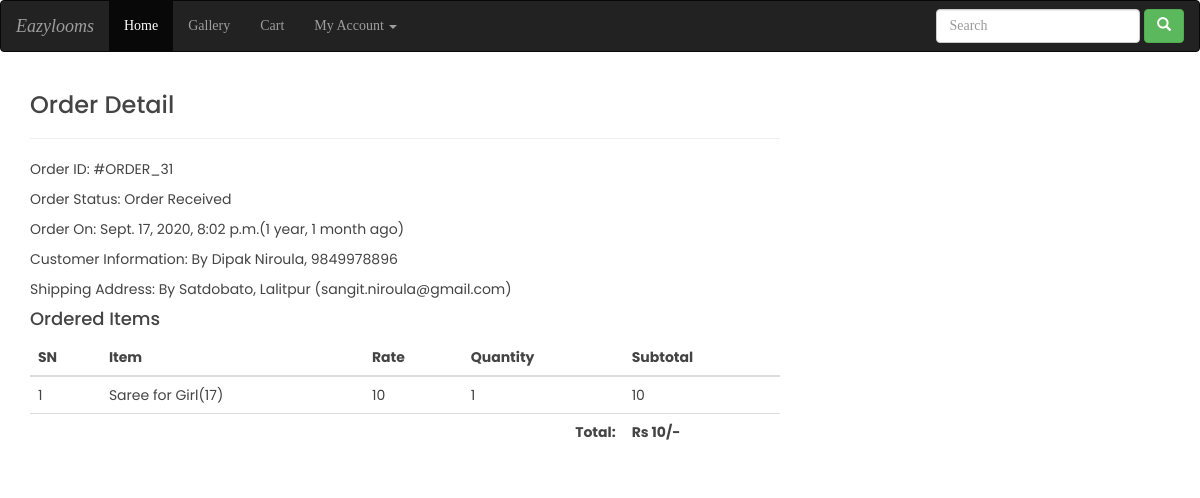
Screenshot of /profile/order-31/ (signed in) with the database file from the repository.
### ecomapp/models.py (models this page shows, shortened)
class Order(models.Model):
    cart = models.OneToOneField(Cart, on_delete=models.CASCADE)
    ordered_by = models.CharField(max_length=200)
    shipping_address = models.CharField(max_length=200)
    mobile = models.CharField(max_length=10)
    email = models.EmailField(null=True, blank=True)
    subtotal = models.PositiveIntegerField()
    discount = models.PositiveIntegerField()
    total = models.PositiveIntegerField()
    order_status = models.CharField(max_length=50, choices=ORDER_STATUS)
    created_at = models.DateTimeField(auto_now_add=True)
    payment_method = models.CharField(
        max_length=20, choices=METHOD, default="Cash On Delivery")
    payment_completed = models.BooleanField(
        default=False, null=True, blank=True)

class CartProduct(models.Model):
    cart = models.ForeignKey(Cart, on_delete=models.CASCADE)
    product = models.ForeignKey(Product, on_delete=models.CASCADE)
    rate = models.PositiveIntegerField()
    quantity = models.PositiveIntegerField()
    subtotal = models.PositiveIntegerField()

class Product(models.Model):
    title = models.CharField(max_length=200)
    slug = models.SlugField(unique=True)
    category = models.ForeignKey(Category, on_delete=models.CASCADE)
    image = models.ImageField(upload_to="products")
    marked_price = models.PositiveIntegerField()
    selling_price = models.PositiveIntegerField()
    description = models.TextField()
    warranty = models.CharField(max_length=300, null=True, blank=True)
    return_policy = models.CharField(max_length=300, null=True, blank=True)
    view_count = models.PositiveIntegerField(default=0)

### ecomapp/views.py (the view)
# urls.py: path("profile/order-<int:pk>/", CustomerOrderDetailView.as_view(),
class CustomerOrderDetailView(DetailView):
    template_name = "customerorderdetail.html"
    model = Order
    context_object_name = "ord_obj"
    def dispatch(self, request, *args, **kwargs):
        if request.user.is_authenticated and Customer.objects.filter(user=request.user).exists():
            order_id = self.kwargs["pk"]
            order = Order.objects.get(id=order_id)
            if request.user.customer != order.cart.customer:
                return redirect("ecomapp:customerprofile")
        else:
            return redirect("/login/?next=/profile/")
        return super().dispatch(request, *args, **kwargs)

### templates/customerorderdetail.html (shortened to what this page needs)
{% extends "base.html" %}
{% load humanize %}
{% block content %}
<div class="container">
    <div class="row">
        <div class="col-md-8 mx-auto">
            <h3>Order Detail</h3><hr>
            <p><span class="font-weight-bold">Order ID: </span> #ORDER_{{ord_obj.id}}</p>
            <p><span class="font-weight-bold">Order Status: </span> {{ord_obj.order_status}}</p>
            <p><span class="font-weight-bold">Order On: </span> {{ord_obj.created_at}}({{ord_obj.created_at|timesince}} ago)</p>
            <p><span class="font-weight-bold">Customer Information: </span> By {{ord_obj.ordered_by}}, {{ord_obj.mobile}}</p>
            <p><span class="font-weight-bold">Shipping Address: </span> By {{ord_obj.shipping_address}} ({{ord_obj.email}})</p>
            <h4>Ordered Items</h4>
            <table class="table">
                <thead>
                    <tr>
                        <th>SN</th>
                        <th>Item</th>
                        <th>Rate</th>
                        <th>Quantity</th>
                        <th>Subtotal</th>
                    </tr>
                </thead>
                <tbody>
                    {% for cp in ord_obj.cart.cartproduct_set.all %}
                    <tr>
                        <td>{{forloop.counter}}</td>
                        <td><a target="_blank" href="{% url 'ecomapp:productdetail' cp.product.slug %}">{{cp.product.title}}({{cp.product.id}})</a></td>
                        <td>{{cp.rate}}</td>
                        <td>{{cp.quantity}}</td>
                        <td>{{cp.subtotal}}</td>
                    </tr>
                    {% endfor %}
                    <tr>
                        <th colspan="4" class="text-right">Total: </th>
                        <th>Rs {{ord_obj.total|intcomma}}/-</th>
                    </tr>
                </tbody>
            </table>
        </div>
    </div>
</div>
{% endblock %}

### static/css/style.css (style rules this page uses)
body { font-family: "Poppins", sans-serif; color: #444444; }
a, a:hover { text-decoration: none; color: inherit; }

### rows the page displays
Order: id "31", order_status "Order Received", created_at "Sept. 17, 2020, 8:02 p.m.", created_at "1 year, 1 month", ordered_by "Dipak Niroula", mobile "9849978896", shipping_address "Satdobato, Lalitpur", email "sangit.niroula@gmail.com", total "10"
CartProduct: product "Saree for Girl", product.id "17", rate "10", quantity "1", subtotal "10"
